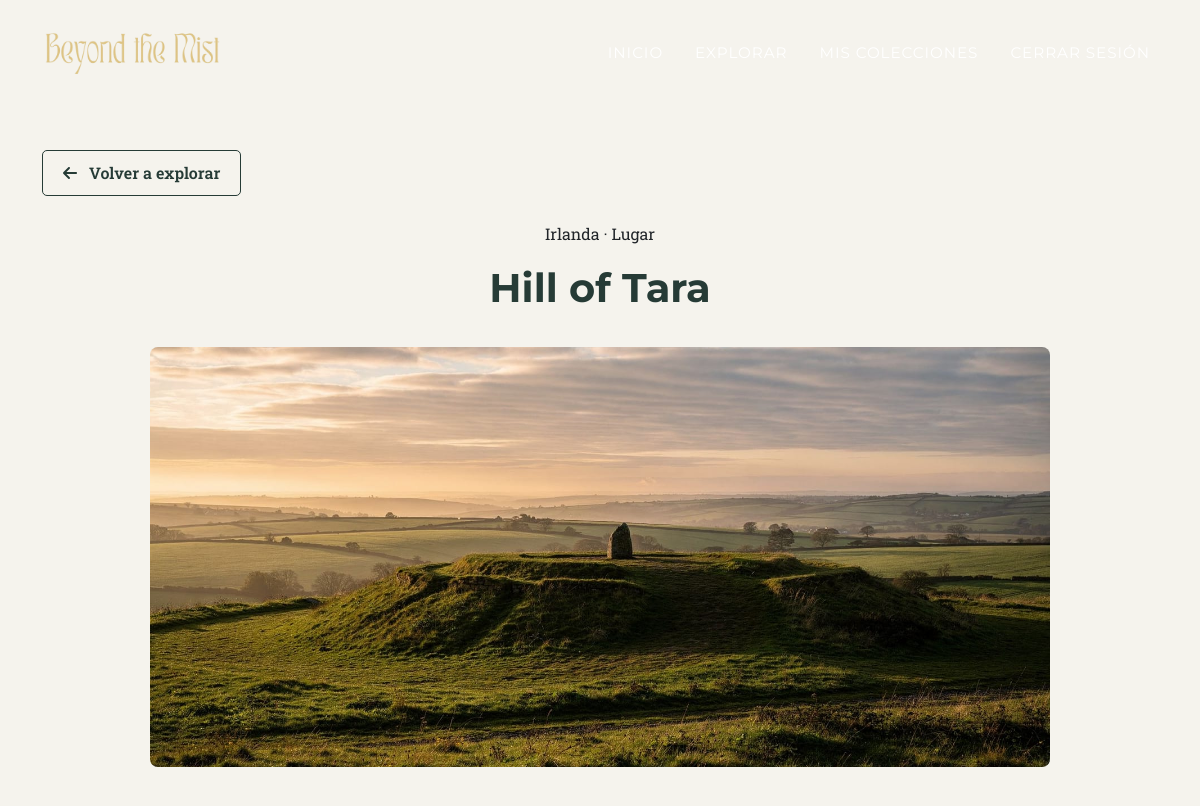
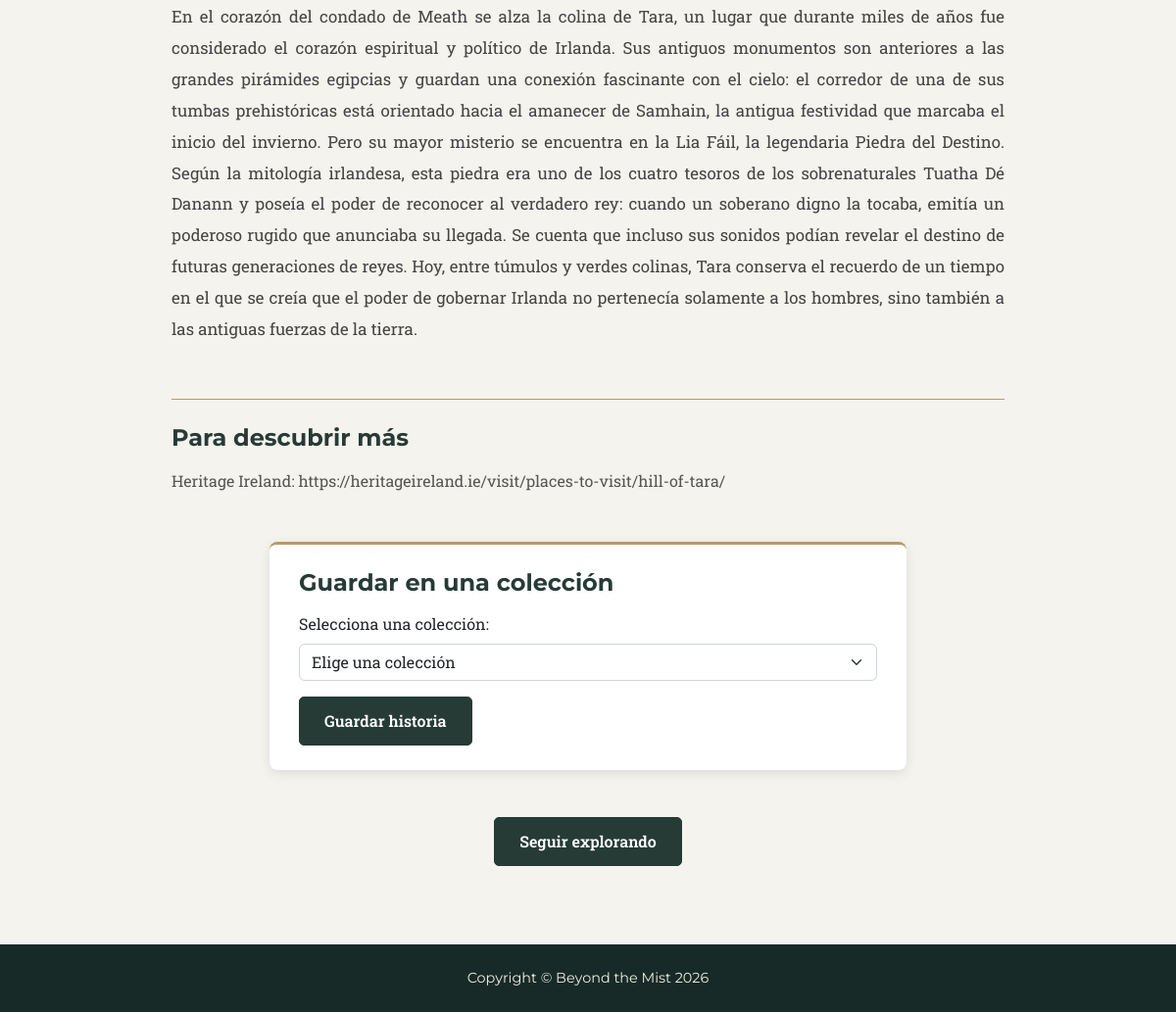
The app's page /historia.php?id=1 (signed in) with its own data (2 pictures, top to bottom).
### tables this page shows
CREATE TABLE contenido (
    id INTEGER PRIMARY KEY AUTOINCREMENT,
    titulo TEXT NOT NULL,
    pais TEXT NOT NULL,
    categoria TEXT NOT NULL,
    descripcion TEXT NOT NULL,
    historia TEXT NOT NULL,
    imagen TEXT,
    fuentes TEXT
);

### historia.php (the view, shortened to what this page needs)
<?php
require_once __DIR__ . '/conexion.php';
$id = filter_input(INPUT_GET, 'id', FILTER_VALIDATE_INT);
$historia = null;
if ($id) {
    $consulta = $bd->prepare("SELECT * FROM contenido WHERE id = ?");
    $consulta->execute([$id]);
    $historia = $consulta->fetch(PDO::FETCH_ASSOC);
}
$colecciones = [];
if (isset($_SESSION['usuario_id'])) {
    $consultaColecciones = $bd->prepare(
        "SELECT * FROM colecciones
         WHERE usuario_id = ?
         ORDER BY nombre ASC"
    );
    $consultaColecciones->execute([$_SESSION['usuario_id']]);
    $colecciones = $consultaColecciones->fetchAll(PDO::FETCH_ASSOC);
}
?>
<!DOCTYPE html>
<html lang="es">
<head>
    <link href="css/styles.css" rel="stylesheet" />
</head>
<body id="page-top">
    <nav class="navbar navbar-expand-lg navbar-dark fixed-top" id="mainNav">
        <div class="container">
            <a class="navbar-brand" href="index.php">
                <img src="assets/img/masthead/logo.png" alt="Beyond the Mist">
            </a>
            <div class="collapse navbar-collapse" id="navbarResponsive">
                <ul class="navbar-nav text-uppercase ms-auto py-4 py-lg-0">
                    <li class="nav-item">
                        <a class="nav-link" href="index.php">Inicio</a>
                    </li>
                    <li class="nav-item">
                        <a class="nav-link" href="explorar.php">Explorar</a>
                    </li>
                    <?php if (isset($_SESSION['usuario_id'])): ?>
                        <li class="nav-item">
                            <a class="nav-link" href="colecciones.php">Mis colecciones</a>
                        </li>
                        <li class="nav-item">
                            <a class="nav-link" href="logout.php">Cerrar sesión</a>
                        </li>
                    <?php else: ?>
                        <li class="nav-item">
                            <a class="nav-link" href="login.php">Entrar</a>
                        </li>
                    <?php endif; ?>
                </ul>
            </div>
        </div>
    </nav>
    <?php if ($historia): ?>
        <?php
        $rutaImagen = $historia['imagen'];
        ?>
        <section class="historia-detalle">
            <div class="container">
                <a href="explorar.php" class="btn btn-volver">
                    <i class="fas fa-arrow-left me-2"></i>
                    Volver a explorar
                </a>
                <div class="text-center mt-4">
                    <p class="historia-categoria">
                        <?= htmlspecialchars($historia['pais']) ?>
                        ·
                        <?= htmlspecialchars($historia['categoria']) ?>
                    </p>
                    <h1 class="titulo-historia">
                        <?= htmlspecialchars($historia['titulo']) ?>
                    </h1>
                </div>
                <img
                    src="<?= htmlspecialchars($rutaImagen) ?>"
                    class="imagen-detalle"
                    alt="<?= htmlspecialchars($historia['titulo']) ?>"
                />
                <div class="texto-historia">
                    <?= htmlspecialchars($historia['historia']) ?>
                </div>
                <?php if (!empty($historia['fuentes'])): ?>
                    <div class="fuentes-historia">
                        <h4>Para descubrir más</h4>
                        <p><?= nl2br(htmlspecialchars($historia['fuentes'])) ?></p>
                    </div>
                <?php endif; ?>
                <?php if (isset($_SESSION['usuario_id'])): ?>
                    <div class="guardar-historia mt-5">
                        <h4>Guardar en una colección</h4>
                        <?php if (count($colecciones) > 0): ?>
                            <form action="guardar_coleccion.php" method="POST">
                                <div class="mb-3">
                                    <label for="coleccion_id" class="form-label">
                                        Selecciona una colección:
                                    </label>
                                    <select
                                        name="coleccion_id"
                                        id="coleccion_id"
                                        class="form-select"
                                        required
                                    >
                                        <option value="">Elige una colección</option>
                                    </select>
                                </div>
                                <button type="submit" class="btn btn-historia">
                                    Guardar historia
                                </button>
                            </form>
                        <?php endif; ?>
                    </div>
                <?php endif; ?>
                <div class="text-center mt-5">
                    <a href="explorar.php" class="btn btn-historia">
                        Seguir explorando
                    </a>
                </div>
            </div>
        </section>
    <?php endif; ?>
    <footer class="footer py-4">
        <div class="container">
            <div class="row align-items-center">
                <div class="col-lg-12 text-center">
                    Copyright &copy; Beyond the Mist 2026
                </div>
            </div>
        </div>
    </footer>
</body>
</html>

### records on screen
contenido: pais "Irlanda", categoria "Lugar", titulo "Hill of Tara", imagen (picture), historia "En el corazón del condado de Meath se alza la colina de Tara, un lugar que durante miles de años fue considerado el corazón espiritual y político de Irlanda. Sus antiguos monumentos son anteriores a las grandes pirámides egipcias y guardan una conexión fascinante con el cielo: el corredor de una de sus tumbas prehistóricas está orientado hacia el amanecer de Samhain, la antigua festividad que marcaba el inicio del invierno. Pero su mayor misterio se encuentra en la Lia Fáil, la legendaria Piedra del Destino. Según la mitología irlandesa, esta piedra era uno de los cuatro tesoros de los sobrenaturales Tuatha Dé Danann y poseía el poder de reconocer al verdadero rey: cuando un soberano digno…", fuentes "Heritage Ireland: https://heritageireland.ie/visit/places-to-visit/hill-of-tara/"
